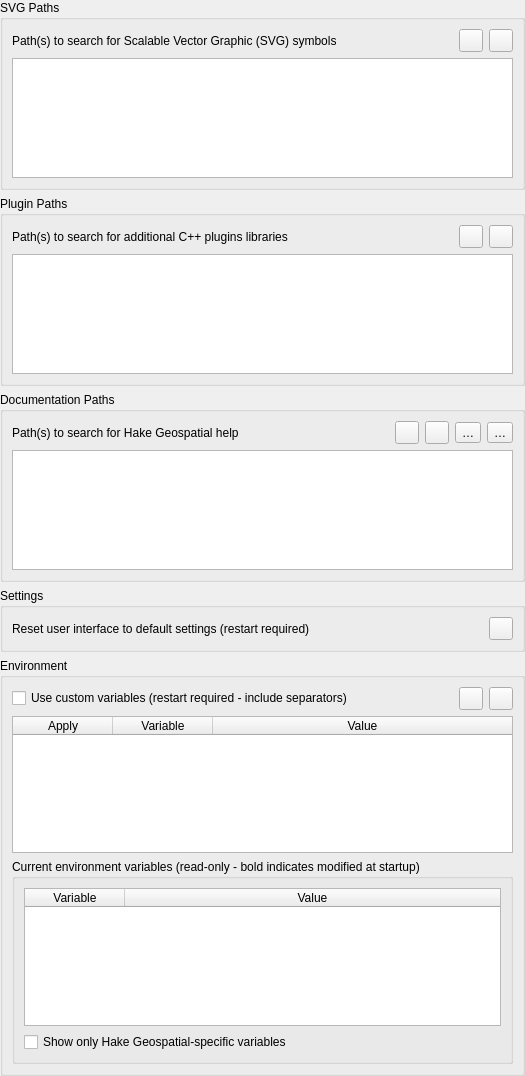
             <widget class="QWidget" name="mOptionsScrollAreaContents_03">
              <property name="geometry">
               <rect>
                <x>0</x>
                <y>0</y>
                <width>525</width>
                <height>1076</height>
               </rect>
              </property>
              <layout class="QVBoxLayout" name="verticalLayout_22">
               <property name="leftMargin">
                <number>0</number>
               </property>
               <property name="topMargin">
                <number>0</number>
               </property>
               <property name="rightMargin">
                <number>0</number>
               </property>
               <property name="bottomMargin">
                <number>0</number>
               </property>
               <item>
                <widget class="QgsCollapsibleGroupBox" name="groupBox_2">
                 <property name="title">
                  <string>SVG Paths</string>
                 </property>
                 <layout class="QGridLayout" name="_6">
                  <item row="0" column="0">
                   <widget class="QLabel" name="mSVGLabel">
                    <property name="text">
                     <string>Path(s) to search for Scalable Vector Graphic (SVG) symbols</string>
                    </property>
                   </widget>
                  </item>
                  <item row="0" column="1">
                   <spacer>
                    <property name="orientation">
                     <enum>Qt::Orientation::Horizontal</enum>
                    </property>
                    <property name="sizeHint" stdset="0">
                     <size>
                      <width>31</width>
                      <height>20</height>
                     </size>
                    </property>
                   </spacer>
                  </item>
                  <item row="0" column="2">
                   <widget class="QToolButton" name="mBtnAddSVGPath">
                    <property name="toolTip">
                     <string>Add new path</string>
                    </property>
                    <property name="text">
                     <string/>
                    </property>
                    <property name="icon">
                     <iconset resource="../../images/images.qrc">
                      <normaloff>:/images/themes/default/symbologyAdd.svg</normaloff>:/images/themes/default/symbologyAdd.svg</iconset>
                    </property>
                   </widget>
                  </item>
                  <item row="0" column="3">
                   <widget class="QToolButton" name="mBtnRemoveSVGPath">
                    <property name="toolTip">
                     <string>Remove path</string>
                    </property>
                    <property name="text">
                     <string/>
                    </property>
                    <property name="icon">
                     <iconset resource="../../images/images.qrc">
                      <normaloff>:/images/themes/default/symbologyRemove.svg</normaloff>:/images/themes/default/symbologyRemove.svg</iconset>
                    </property>
                   </widget>
                  </item>
                  <item row="1" column="0" colspan="4">
                   <widget class="QListWidget" name="mListSVGPaths">
                    <property name="minimumSize">
                     <size>
                      <width>0</width>
                      <height>120</height>
                     </size>
                    </property>
                   </widget>
                  </item>
                 </layout>
                </widget>
               </item>
               <item>
                <widget class="QgsCollapsibleGroupBox" name="groupBox_4">
                 <property name="title">
                  <string>Plugin Paths</string>
                 </property>
                 <layout class="QGridLayout" name="_3">
                  <item row="0" column="0">
                   <widget class="QLabel" name="mSVGLabel_2">
                    <property name="text">
                     <string>Path(s) to search for additional C++ plugins libraries</string>
                    </property>
                   </widget>
                  </item>
                  <item row="0" column="1">
                   <spacer>
                    <property name="orientation">
                     <enum>Qt::Orientation::Horizontal</enum>
                    </property>
                    <property name="sizeHint" stdset="0">
                     <size>
                      <width>31</width>
                      <height>20</height>
                     </size>
                    </property>
                   </spacer>
                  </item>
                  <item row="0" column="2">
                   <widget class="QToolButton" name="mBtnAddPluginPath">
                    <property name="toolTip">
                     <string>Add new path</string>
                    </property>
                    <property name="text">
                     <string/>
                    </property>
                    <property name="icon">
                     <iconset resource="../../images/images.qrc">
                      <normaloff>:/images/themes/default/symbologyAdd.svg</normaloff>:/images/themes/default/symbologyAdd.svg</iconset>
                    </property>
                   </widget>
                  </item>
                  <item row="0" column="3">
                   <widget class="QToolButton" name="mBtnRemovePluginPath">
                    <property name="toolTip">
                     <string>Remove path</string>
                    </property>
                    <property name="text">
                     <string/>
                    </property>
                    <property name="icon">
                     <iconset resource="../../images/images.qrc">
                      <normaloff>:/images/themes/default/symbologyRemove.svg</normaloff>:/images/themes/default/symbologyRemove.svg</iconset>
                    </property>
                   </widget>
                  </item>
                  <item row="1" column="0" colspan="4">
                   <widget class="QListWidget" name="mListPluginPaths">
                    <property name="minimumSize">
                     <size>
                      <width>0</width>
                      <height>120</height>
                     </size>
                    </property>
                   </widget>
                  </item>
                 </layout>
                </widget>
               </item>
               <item>
                <widget class="QgsCollapsibleGroupBox" name="groupBox_29">
                 <property name="title">
                  <string>Documentation Paths</string>
                 </property>
                 <layout class="QGridLayout" name="_4">
                  <item row="0" column="5">
                   <widget class="QToolButton" name="mBtnMoveHelpDown">
                    <property name="toolTip">
                     <string>Lower selected path priority</string>
                    </property>
                    <property name="text">
                     <string>…</string>
                    </property>
                    <property name="icon">
                     <iconset resource="../../images/images.qrc">
                      <normaloff>:/images/themes/default/mActionArrowDown.svg</normaloff>:/images/themes/default/mActionArrowDown.svg</iconset>
                    </property>
                   </widget>
                  </item>
                  <item row="0" column="0">
                   <widget class="QLabel" name="mSVGLabel_5">
                    <property name="text">
                     <string>Path(s) to search for Hake Geospatial help</string>
                    </property>
                   </widget>
                  </item>
                  <item row="0" column="1">
                   <spacer>
                    <property name="orientation">
                     <enum>Qt::Orientation::Horizontal</enum>
                    </property>
                    <property name="sizeHint" stdset="0">
                     <size>
                      <width>31</width>
                      <height>20</height>
                     </size>
                    </property>
                   </spacer>
                  </item>
                  <item row="0" column="2">
                   <widget class="QToolButton" name="mBtnAddHelpPath">
                    <property name="toolTip">
                     <string>Add new path</string>
                    </property>
                    <property name="text">
                     <string/>
                    </property>
                    <property name="icon">
                     <iconset resource="../../images/images.qrc">
                      <normaloff>:/images/themes/default/symbologyAdd.svg</normaloff>:/images/themes/default/symbologyAdd.svg</iconset>
                    </property>
                   </widget>
                  </item>
                  <item row="0" column="3">
                   <widget class="QToolButton" name="mBtnRemoveHelpPath">
                    <property name="toolTip">
                     <string>Remove path</string>
                    </property>
                    <property name="text">
                     <string/>
                    </property>
                    <property name="icon">
                     <iconset resource="../../images/images.qrc">
                      <normaloff>:/images/themes/default/symbologyRemove.svg</normaloff>:/images/themes/default/symbologyRemove.svg</iconset>
                    </property>
                   </widget>
                  </item>
                  <item row="1" column="0" colspan="6">
                   <widget class="QTreeWidget" name="mHelpPathTreeWidget">
                    <property name="minimumSize">
                     <size>
                      <width>0</width>
                      <height>120</height>
                     </size>
                    </property>
                    <attribute name="headerVisible">
                     <bool>false</bool>
                    </attribute>
                    <column>
                     <property name="text">
                      <string notr="true">1</string>
                     </property>
                    </column>
                   </widget>
                  </item>
                  <item row="0" column="4">
                   <widget class="QToolButton" name="mBtnMoveHelpUp">
                    <property name="toolTip">
                     <string>Raise selected path priority</string>
                    </property>
                    <property name="text">
                     <string>…</string>
                    </property>
                    <property name="icon">
                     <iconset resource="../../images/images.qrc">
                      <normaloff>:/images/themes/default/mActionArrowUp.svg</normaloff>:/images/themes/default/mActionArrowUp.svg</iconset>
                    </property>
                   </widget>
                  </item>
                 </layout>
                </widget>
               </item>
               <item>
                <widget class="QgsCollapsibleGroupBox" name="mQSettingsGrpBx">
                 <property name="title">
                  <string>Settings</string>
                 </property>
                 <layout class="QGridLayout" name="gridLayout_13">
                  <item row="0" column="1">
                   <spacer name="horizontalSpacer_42">
                    <property name="orientation">
                     <enum>Qt::Orientation::Horizontal</enum>
                    </property>
                    <property name="sizeHint" stdset="0">
                     <size>
                      <width>40</width>
                      <height>20</height>
                     </size>
                    </property>
                   </spacer>
                  </item>
                  <item row="0" column="2">
                   <widget class="QToolButton" name="mRestoreDefaultWindowStateBtn">
                    <property name="toolTip">
                     <string>Reset</string>
                    </property>
                    <property name="text">
                     <string/>
                    </property>
                    <property name="icon">
                     <iconset resource="../../images/images.qrc">
                      <normaloff>:/images/themes/default/mActionUndo.svg</normaloff>:/images/themes/default/mActionUndo.svg</iconset>
                    </property>
                   </widget>
                  </item>
                  <item row="0" column="0">
                   <widget class="QLabel" name="mRestoreDefaultWindowStateLbl">
                    <property name="text">
                     <string>Reset user interface to default settings (restart required)</string>
                    </property>
                   </widget>
                  </item>
                 </layout>
                </widget>
               </item>
               <item>
                <widget class="QgsCollapsibleGroupBox" name="mEnvironmentGrpBx">
                 <property name="minimumSize">
                  <size>
                   <width>0</width>
                   <height>0</height>
                  </size>
                 </property>
                 <property name="title">
                  <string>Environment</string>
                 </property>
                 <layout class="QGridLayout" name="gridLayout_32">
                  <item row="1" column="3">
                   <widget class="QToolButton" name="mRemoveCustomVarBtn">
                    <property name="sizePolicy">
                     <sizepolicy hsizetype="Maximum" vsizetype="Fixed">
                      <horstretch>0</horstretch>
                      <verstretch>0</verstretch>
                     </sizepolicy>
                    </property>
                    <property name="toolTip">
                     <string>Remove variable</string>
                    </property>
                    <property name="text">
                     <string/>
                    </property>
                    <property name="icon">
                     <iconset resource="../../images/images.qrc">
                      <normaloff>:/images/themes/default/symbologyRemove.svg</normaloff>:/images/themes/default/symbologyRemove.svg</iconset>
                    </property>
                   </widget>
                  </item>
                  <item row="1" column="2">
                   <widget class="QToolButton" name="mAddCustomVarBtn">
                    <property name="sizePolicy">
                     <sizepolicy hsizetype="Maximum" vsizetype="Fixed">
                      <horstretch>0</horstretch>
                      <verstretch>0</verstretch>
                     </sizepolicy>
                    </property>
                    <property name="toolTip">
                     <string>Add new variable</string>
                    </property>
                    <property name="text">
                     <string/>
                    </property>
                    <property name="icon">
                     <iconset resource="../../images/images.qrc">
                      <normaloff>:/images/themes/default/symbologyAdd.svg</normaloff>:/images/themes/default/symbologyAdd.svg</iconset>
                    </property>
                   </widget>
                  </item>
                  <item row="4" column="0" colspan="4">
                   <widget class="QgsCollapsibleGroupBox" name="mCurrentVariablesGrpBx">
                    <property name="minimumSize">
                     <size>
                      <width>0</width>
                      <height>0</height>
                     </size>
                    </property>
                    <property name="title">
                     <string>Current environment variables (read-only - bold indicates modified at startup)</string>
                    </property>
                    <property name="collapsed" stdset="0">
                     <bool>false</bool>
                    </property>
                    <property name="saveCollapsedState" stdset="0">
                     <bool>true</bool>
                    </property>
                    <layout class="QVBoxLayout" name="verticalLayout_8">
                     <item>
                      <widget class="QTableWidget" name="mCurrentVariablesTable">
                       <property name="minimumSize">
                        <size>
                         <width>0</width>
                         <height>120</height>
                        </size>
                       </property>
                       <property name="selectionMode">
                        <enum>QAbstractItemView::SelectionMode::SingleSelection</enum>
                       </property>
                       <property name="sortingEnabled">
                        <bool>true</bool>
                       </property>
                       <property name="wordWrap">
                        <bool>false</bool>
                       </property>
                       <attribute name="horizontalHeaderMinimumSectionSize">
                        <number>100</number>
                       </attribute>
                       <attribute name="horizontalHeaderShowSortIndicator" stdset="0">
                        <bool>true</bool>
                       </attribute>
                       <attribute name="horizontalHeaderStretchLastSection">
                        <bool>true</bool>
                       </attribute>
                       <attribute name="verticalHeaderVisible">
                        <bool>false</bool>
                       </attribute>
                       <column>
                        <property name="text">
                         <string>Variable</string>
                        </property>
                       </column>
                       <column>
                        <property name="text">
                         <string>Value</string>
                        </property>
                       </column>
                      </widget>
                     </item>
                     <item>
                      <widget class="QCheckBox" name="mCurrentVariablesQGISChxBx">
                       <property name="text">
                        <string>Show only Hake Geospatial-specific variables</string>
                       </property>
                      </widget>
                     </item>
                    </layout>
                   </widget>
                  </item>
                  <item row="1" column="0">
                   <widget class="QCheckBox" name="mCustomVariablesChkBx">
                    <property name="text">
                     <string>Use custom variables (restart required - include separators)</string>
                    </property>
                   </widget>
                  </item>
                  <item row="1" column="1">
                   <spacer name="horizontalSpacer_14">
                    <property name="orientation">
                     <enum>Qt::Orientation::Horizontal</enum>
                    </property>
                    <property name="sizeHint" stdset="0">
                     <size>
                      <width>40</width>
                      <height>20</height>
                     </size>
                    </property>
                   </spacer>
                  </item>
                  <item row="3" column="0" colspan="4">
                   <widget class="QTableWidget" name="mCustomVariablesTable">
                    <property name="minimumSize">
                     <size>
                      <width>0</width>
                      <height>120</height>
                     </size>
                    </property>
                    <property name="editTriggers">
                     <set>QAbstractItemView::EditTrigger::AllEditTriggers</set>
                    </property>
                    <property name="selectionMode">
                     <enum>QAbstractItemView::SelectionMode::SingleSelection</enum>
                    </property>
                    <property name="sortingEnabled">
                     <bool>true</bool>
                    </property>
                    <property name="wordWrap">
                     <bool>false</bool>
                    </property>
                    <property name="cornerButtonEnabled">
                     <bool>false</bool>
                    </property>
                    <attribute name="horizontalHeaderMinimumSectionSize">
                     <number>4</number>
                    </attribute>
                    <attribute name="horizontalHeaderShowSortIndicator" stdset="0">
                     <bool>true</bool>
                    </attribute>
                    <attribute name="horizontalHeaderStretchLastSection">
                     <bool>true</bool>
                    </attribute>
                    <attribute name="verticalHeaderVisible">
                     <bool>false</bool>
                    </attribute>
                    <column>
                     <property name="text">
                      <string>Apply</string>
                     </property>
                    </column>
                    <column>
                     <property name="text">
                      <string>Variable</string>
                     </property>
                    </column>
                    <column>
                     <property name="text">
                      <string>Value</string>
                     </property>
                    </column>
                   </widget>
                  </item>
                 </layout>
                </widget>
               </item>
               <item>
                <spacer name="verticalSpacer_11">
                 <property name="orientation">
                  <enum>Qt::Orientation::Vertical</enum>
                 </property>
                 <property name="sizeHint" stdset="0">
                  <size>
                   <width>20</width>
                   <height>40</height>
                  </size>
                 </property>
                </spacer>
               </item>
              </layout>
             </widget>
